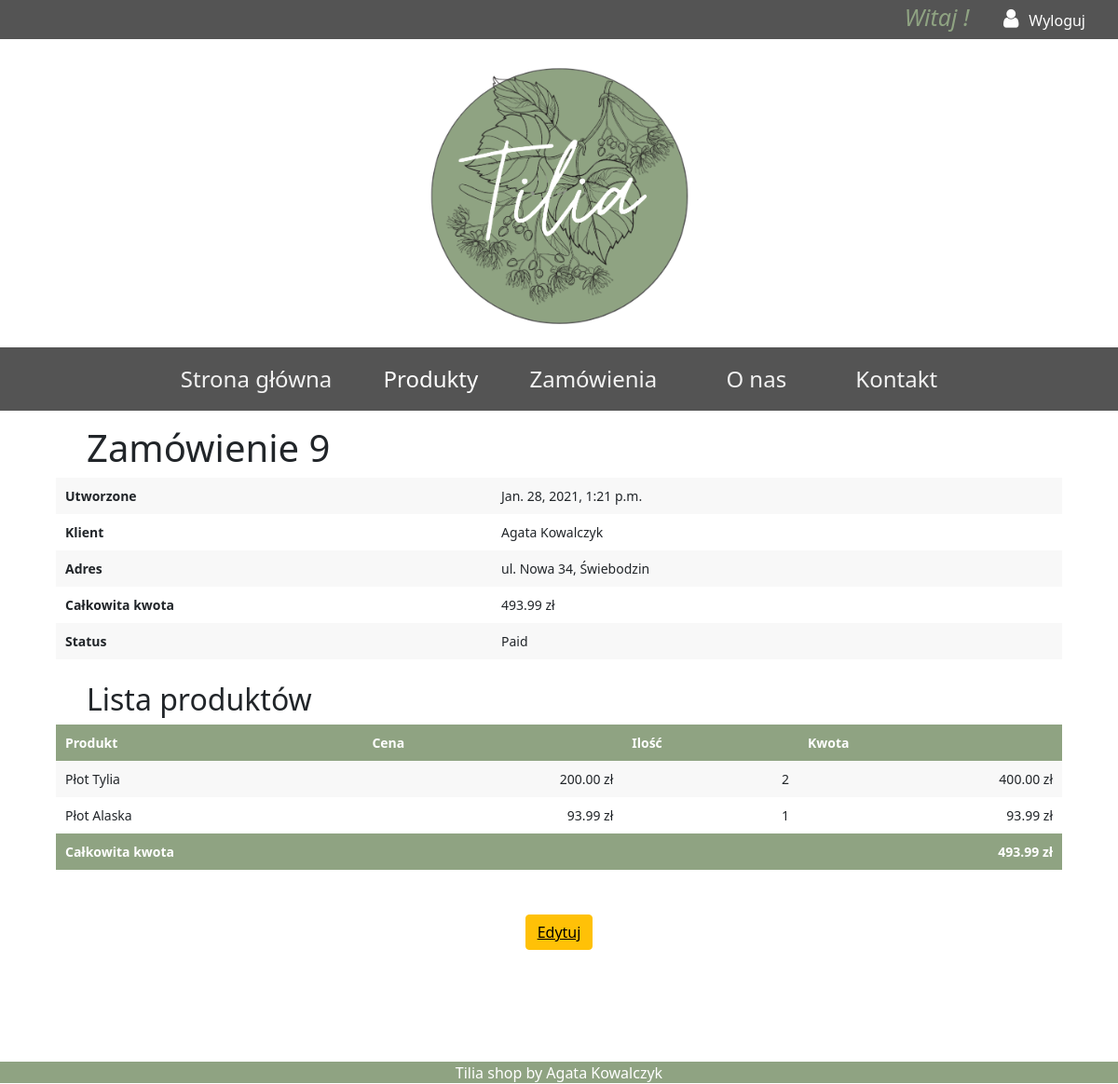
Screenshot of /orders/order/9/ (signed in) with the database file from the repository.
### orders/models.py (models this page shows, shortened)
class Order(models.Model):
    first_name = models.CharField(max_length=40)
    last_name = models.CharField(max_length=60)
    email = models.EmailField()
    address = models.CharField(max_length=200)
    zip_code = models.CharField(max_length=10)
    city = models.CharField(max_length=100)
    created = models.DateTimeField(auto_now_add=True)
    updated = models.DateTimeField(auto_now=True)
    STATUS = (('1', 'New'), ('2', 'Not paid'), ('3', 'Paid'), ('4', 'Completed'), ('5', 'Archival'))
    status = models.CharField(max_length=10, choices=STATUS, default='1')
    class Meta:
        ordering = ('-created',)
    def get_total_cost(self):
        return sum(item.get_cost() for item in self.items.all())

class OrderItem(models.Model):
    order = models.ForeignKey(Order, related_name='items', on_delete=models.CASCADE)
    product = models.ForeignKey(Product, related_name='order_items', on_delete=models.CASCADE)
    price = models.DecimalField(max_digits=10, decimal_places=2)
    quantity = models.PositiveIntegerField(default=1)
    def get_cost(self):
        return self.price * self.quantity

### shop/models.py (models this page shows, shortened)
class Product(models.Model):
    category = models.ForeignKey(Category, on_delete=models.CASCADE, blank=True, null=True)
    manufacturer = models.ForeignKey(Manufacturer, on_delete=models.CASCADE, blank=True, null=True)
    name = models.CharField(max_length=200)
    image = models.ImageField(upload_to='products/%Y/%m/%d', blank=True)
    description = models.TextField(blank=True)
    price = models.DecimalField(max_digits=1000, decimal_places=2)
    stock = models.PositiveBigIntegerField()
    available = models.BooleanField(default=True)
    new = models.BooleanField(default=True)
    bestseller = models.BooleanField(default=False)
    created = models.DateTimeField(auto_now_add=True)
    updated = models.DateTimeField(auto_now=True)
    class Meta:
        ordering = ('-created',)

### orders/views.py (the view)
# urls.py: path('order/<int:order_id>/', views.order_detail, name='order_detail'),
@login_required(login_url='/login')
def order_detail(request, order_id):
    order = get_object_or_404(Order, id=order_id)
    context = {
        'order': order
    }
    return render(request, 'orders/detail.html', context)

### cart/context_processors.py (called while the page is built)
def cart(request):
    return {'cart': Cart(request)}

### orders/templates/orders/detail.html (shortened to what this page needs)
{% extends "shop/base.html" %}
{% load static %}
{% block content %}
    {% if user.is_authenticated %}
    <div class="order-detail">
        <h1 style="margin-left: 93px;">Zamówienie {{ order.id }}</h1>
        <table>
            <tr>
                <th>Utworzone</th>
                <td>{{order.created}}</td>
            </tr>
            <tr>
                <th>Klient</th>
                <td>{{ order.first_name }} {{ order.last_name }}</td>
            </tr>
            <tr>
                <th>Adres</th>
                <td>{{ order.address }},
                    {{ order.postal_code }} {{ order.city }}
                </td>
            </tr>
            <tr>
                <th>Całkowita kwota</th>
                <td>{{ order.get_total_cost }} zł</td>
            </tr>
            <tr>
                <th>Status</th>
                <td>{{ order.get_status_display }}</td>
            </tr>
        </table>
    </div>
    <br>
    <div class="module">
      <h2 style="margin-left: 93px;">Lista produktów</h2>
      <table style="width:90%">
        <thead>
          <tr>
            <th>Produkt</th>
            <th>Cena</th>
            <th>Ilość</th>
            <th>Kwota</th>
          </tr>
        </thead>
        <tbody>
          {% for item in order.items.all %}
            <tr class="row{% cycle '1' '2' %}">
              <td>{{ item.product.name }}</td>
              <td class="num">{{ item.price }} zł</td>
              <td class="num">{{ item.quantity }}</td>
              <td class="num">{{ item.get_cost }} zł</td>
            </tr>
          {% endfor %}
          <tr class="total">
            <td colspan="3">Całkowita kwota</td>
            <td class="num">{{ order.get_total_cost }} zł</td>
          </tr>
        </tbody>
      </table>
    </div>
    <br><br>
    <div>
        <center><button type="button" class="btn btn-warning"><a href="{% url 'orders:edit_order' order.id %}">Edytuj</a></button></center>
    </div>
    {% endif %}
{% endblock %}

### shop/static/css/base.css (style rules this page uses)
html, body { margin:0; padding:0; height:100%; }
table { width:90%; border-spacing:0; border-collapse: collapse; margin-left: auto; margin-right: auto; }
table th, table td { text-align:left; font-size:14px; padding:10px; margin:0; }
tbody tr:nth-child(odd) { background: #f8f8f8; }
thead th, tbody tr.total { background:#8fa382; color:#fff; font-weight:bold; }
tbody td.num { text-align:right; }
button a { color: black; }

### rows the page displays
Order: id "9", created "Jan. 28, 2021, 1:21 p.m.", first_name "Agata", last_name "Kowalczyk", address "ul. Nowa 34", city "Świebodzin", get_total_cost "493.99", status "Paid"
OrderItem: product.name "Płot Tylia", price "200.00", quantity "2", get_cost "400.00"
OrderItem: product.name "Płot Alaska", price "93.99", quantity "1", get_cost "93.99"
